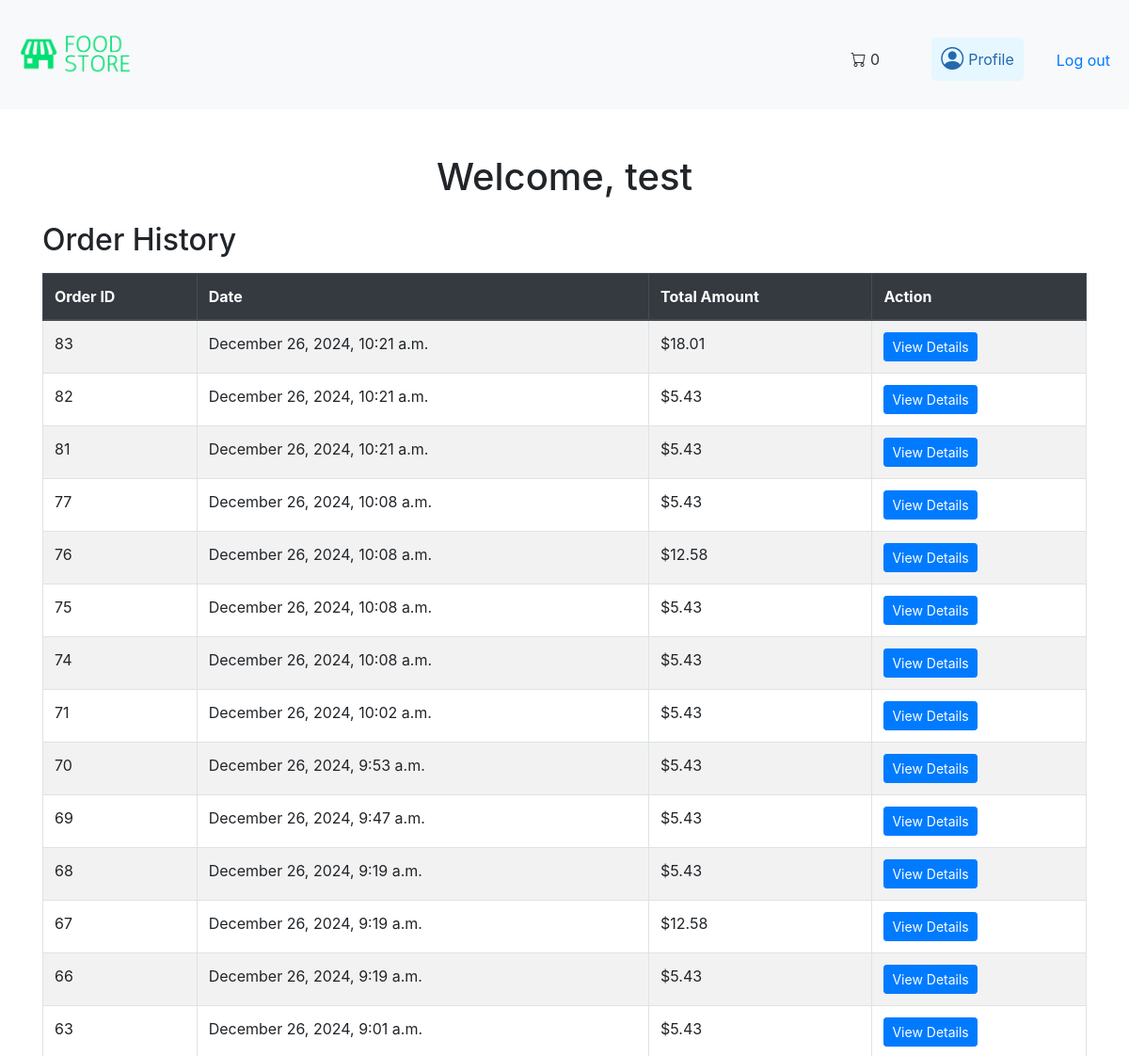
The app's page /profile/ (signed in, upper part), older data.
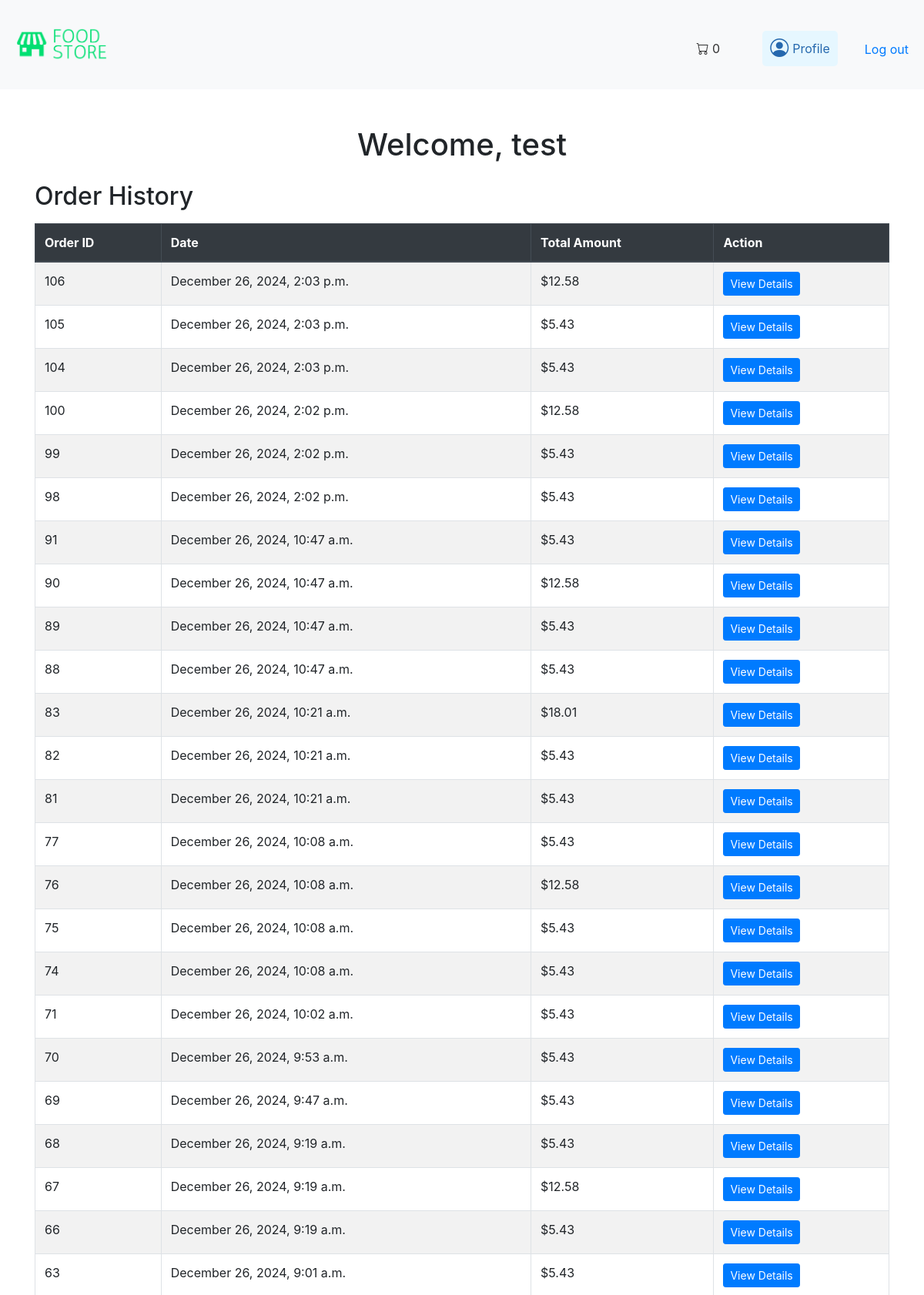
The same page, newer data.
### products/models.py (models this page shows, shortened)
class Order(models.Model):
    user = models.ForeignKey(settings.AUTH_USER_MODEL, on_delete=models.CASCADE, null=True, blank=True)
    first_name = models.CharField(max_length=100)
    last_name = models.CharField(max_length=100)
    email = models.EmailField()
    phone = models.CharField(max_length=15)
    address = models.TextField()
    city = models.CharField(max_length=100)
    state = models.CharField(max_length=100)
    postal_code = models.CharField(max_length=20)
    payment_method = models.CharField(max_length=100)
    total_cost = models.DecimalField(max_digits=10, decimal_places=2)
    created_at = models.DateTimeField(auto_now_add=True)

### products/views.py (the view)
# urls.py: path('profile/', user_profile, name='user_profile'),
@login_required
def user_profile(request):
    user = request.user
    orders = Order.objects.filter(user=user).order_by('-created_at')  # Fetch user's orders
    return render(request, 'products/user_profile.html', {'user': user, 'orders': orders})

### products/context_processors.py (called while the page is built)
def cart_counter(request):
    cart = request.session.get("cart", {})
    cart_count = sum(cart.values())
    return {"cart_count": cart_count}

### products/templates/products/user_profile.html
{% extends "base.html" %}
{% block content %}
<div class="container mt-5">
    <h1 class="text-center">Welcome, {{ user.username }}</h1>
    <h2 class="mt-4">Order History</h2>
    {% if orders %}
        <table class="table table-bordered table-striped mt-3">
            <thead class="thead-dark">
                <tr>
                    <th>Order ID</th>
                    <th>Date</th>
                    <th>Total Amount</th>
                    <th>Action</th>
                </tr>
            </thead>
            <tbody>
                {% for order in orders %}
                <tr>
                    <td>{{ order.id }}</td>
                    <td>{{ order.created_at|date:"F j, Y, g:i a" }}</td>
                    <td>${{ order.total_cost }}</td>
                    <td>
                        <a href="{% url 'order_detail' order.id %}" class="btn btn-primary btn-sm">View Details</a>
                    </td>
                </tr>
                {% endfor %}
            </tbody>
        </table>
    {% else %}
        <p class="alert alert-info">You have no orders yet.</p>
    {% endif %}
</div>
{% endblock %}

### products/templates/base.html (shortened to what this page needs)
{% load static %}
<!DOCTYPE html>
<html lang="en">
    <head>
        <link rel="stylesheet" href="{% static 'css/styles.css' %}">
        <link rel="stylesheet" href="https://cdn.jsdelivr.net/npm/bootstrap@4.5.2/dist/css/bootstrap.min.css">
        <link rel="stylesheet" href="https://cdn.jsdelivr.net/npm/bootstrap-icons/font/bootstrap-icons.css">
    </head>
    <body>
        <header class="header d-flex justify-content-between align-items-center">
            <div class="logo">
                <a href="{% url 'home' %}">
                    <img src="{% static 'images/logo.png' %}" alt="My Ecommerce Store Logo" class="logo-img">
                </a>
            </div>
            <nav class="nav">
                <div class="header-actions">
                    <a href="{% url 'cart' %}" class="cart-icon-container">
                        <i class="bi bi-cart"></i>
                        <span id="cart-count">{{ cart_count }}</span>
                    </a>
                    {% if user.is_authenticated %}
                    <a href="{% url 'user_profile' %}" class="btn btn-light d-flex align-items-center" title="Profile" style="background-color: #E6F7FF; color: #2568AE; border: none; padding: 5px 10px; border-radius: 5px;">
                        <i class="bi bi-person-circle" style="font-size: 1.5rem; margin-right: 5px;"></i>
                        <span>Profile</span>
                    </a>
                        <form method="post" action="{% url 'logout' %}" style="display: inline;">
                        <button type="submit" class="btn btn-link logout-button" style="padding: 0; border: none;">Log out</button>
                    </form>
                    {% else %}
                    <a href="{% url 'login' %}" class="login-button">Login</a>
                    {% endif %}
                </div>
            </nav>
        </header>
        <main>
            {% block content %}{% endblock %}
        </main>
    </body>
</html>

### static/css/styles.css (style rules this page uses)
body { font-family: Arial, sans-serif; background-color: #f4f4f4; margin: 0; padding: 0; display: flex; flex-direction: column; min-height: 100vh; }
.header { display: flex; justify-content: space-between; align-items: center; padding: 10px 20px; background-color: #f8f9fa; }
.btn { padding: 5px 10px; font-size: 14px; }
.nav { text-align: center; margin: 10px 0; }
.logo { font-size: 1.5em; font-weight: bold; }
.nav a { margin: 20px; text-decoration: none; color: #333; }
.header-actions { display: flex; align-items: center; gap: 15px; }
.cart-icon-container { position: relative; display: inline-block; }
.logo-img { height: auto; width: 120px; }

Row changes from the older to the newer data that the page shows:
added Order: id "106", created_at "December 26, 2024, 2:03 p.m.", total_cost "12.58"
added Order: id "105", created_at "December 26, 2024, 2:03 p.m.", total_cost "5.43"
added Order: id "104", created_at "December 26, 2024, 2:03 p.m.", total_cost "5.43"
added Order: id "100", created_at "December 26, 2024, 2:02 p.m.", total_cost "12.58"
added Order: id "99", created_at "December 26, 2024, 2:02 p.m.", total_cost "5.43"
added Order: id "98", created_at "December 26, 2024, 2:02 p.m.", total_cost "5.43"
added Order: id "91", created_at "December 26, 2024, 10:47 a.m.", total_cost "5.43"
added Order: id "90", created_at "December 26, 2024, 10:47 a.m.", total_cost "12.58"
added Order: id "89", created_at "December 26, 2024, 10:47 a.m.", total_cost "5.43"
added Order: id "88", created_at "December 26, 2024, 10:47 a.m.", total_cost "5.43"
